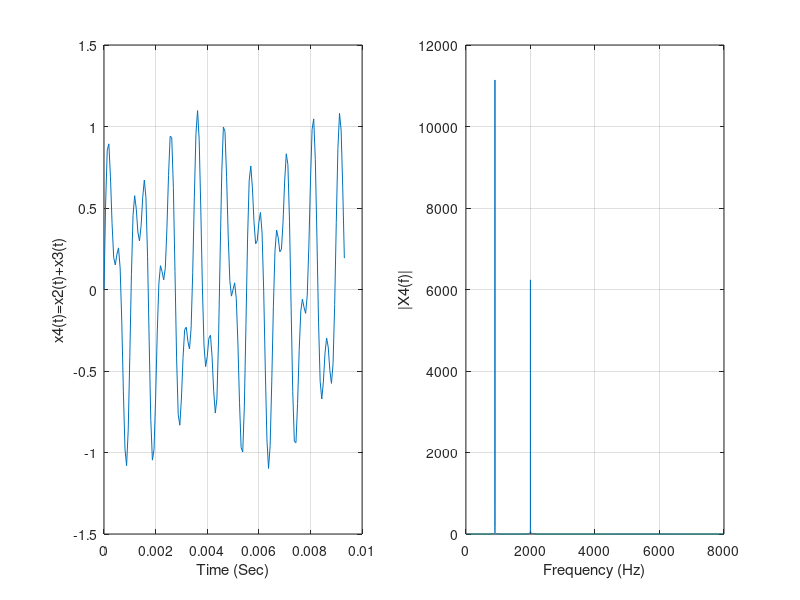

The MATLAB source for this figure:
Fs = 16000; % Hz
Length = 2; % Sec
t = 0 : 1/Fs : Length;
x1=sin(2*pi*400*t);x2=0.7*sin(2*pi*900*t);x3=0.4*sin(2*pi*2000*t);
x4=x2+x3;
bin_frequency=1:floor(length(t)/2);
f=((bin_frequency-1)/length(bin_frequency))*Fs/2;
X1=abs(fft(x1));
X2=abs(fft(x2));
X3=abs(fft(x3));
X4=abs(fft(x4));
subplot(1,2,1)
plot(t(1:150),x4(1:150))
xlabel('Time (Sec)')
ylabel('x4(t)=x2(t)+x3(t)')
grid
subplot(122)
plot(f,X4(bin_frequency))
xlabel('Frequency (Hz)')
ylabel('|X4(f)|')
grid